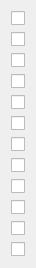
  <widget class="QFrame" name="gridFrame_3">
   <property name="geometry">
    <rect>
     <x>1270</x>
     <y>240</y>
     <width>16</width>
     <height>201</height>
    </rect>
   </property>
   <layout class="QGridLayout" name="gridLayout11">
    <property name="sizeConstraint">
     <enum>QLayout::SizeConstraint::SetFixedSize</enum>
    </property>
    <item row="7" column="1">
     <widget class="QCheckBox" name="checkBox115">
      <property name="text">
       <string/>
      </property>
     </widget>
    </item>
    <item row="5" column="1">
     <widget class="QCheckBox" name="checkBox113">
      <property name="text">
       <string/>
      </property>
     </widget>
    </item>
    <item row="10" column="1">
     <widget class="QCheckBox" name="checkBox118">
      <property name="text">
       <string/>
      </property>
     </widget>
    </item>
    <item row="11" column="1">
     <widget class="QCheckBox" name="checkBox119">
      <property name="text">
       <string/>
      </property>
     </widget>
    </item>
    <item row="0" column="1">
     <widget class="QCheckBox" name="checkBox111">
      <property name="text">
       <string/>
      </property>
     </widget>
    </item>
    <item row="6" column="1">
     <widget class="QCheckBox" name="checkBox114">
      <property name="text">
       <string/>
      </property>
     </widget>
    </item>
    <item row="2" column="1">
     <widget class="QCheckBox" name="checkBox112">
      <property name="text">
       <string/>
      </property>
     </widget>
    </item>
    <item row="12" column="1">
     <widget class="QCheckBox" name="checkBox1101">
      <property name="text">
       <string/>
      </property>
     </widget>
    </item>
    <item row="9" column="1">
     <widget class="QCheckBox" name="checkBox117">
      <property name="text">
       <string/>
      </property>
     </widget>
    </item>
    <item row="8" column="1">
     <widget class="QCheckBox" name="checkBox116">
      <property name="text">
       <string/>
      </property>
     </widget>
    </item>
    <item row="4" column="1">
     <widget class="QCheckBox" name="checkBox1112">
      <property name="text">
       <string/>
      </property>
     </widget>
    </item>
    <item row="3" column="1">
     <widget class="QCheckBox" name="checkBox110">
      <property name="text">
       <string/>
      </property>
     </widget>
    </item>
   </layout>
  </widget>
